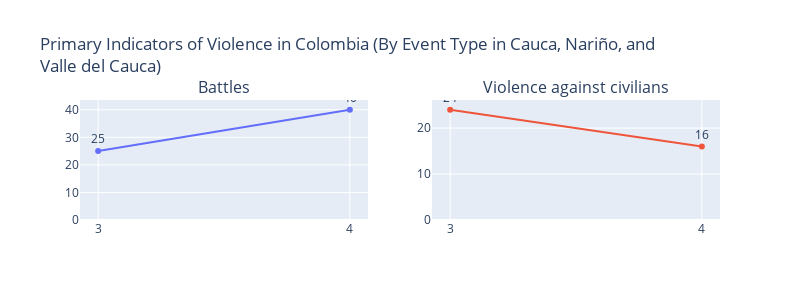

The code cell stored with this chart in its notebook:
### Code cell
event_types = col_departments_event['event_type'].unique()

n_cols = 2
n_rows = math.ceil(len(event_types) / n_cols)

fig = make_subplots(rows=n_rows, cols=n_cols, subplot_titles=event_types)

for i, tipo in enumerate(event_types):
    row = (i // n_cols) + 1  
    col = (i % n_cols) + 1  
    col_depart_filt = col_departments_event[col_departments_event['event_type'] == tipo]
    fig.add_trace(
        go.Scatter(
            x=col_depart_filt['month'], 
            y=col_depart_filt['events'], 
            mode='markers+lines+text',
            text=col_depart_filt['events'],
            textposition="top center",
        ),
        row=row, col=col
    )

for j in range(1, n_rows+1):
    for i in range(1, n_cols+1):
        fig.update_xaxes(row=j, col=i, dtick=1)

for j in range(1, n_rows+1):
    for i in range(1, n_cols+1):
        fig.update_yaxes(row=j, col=i, rangemode='tozero')

fig.update_layout(
    height=300 * n_rows,
    width=800, 
    title_text="Primary Indicators of Violence in Colombia (By Event Type in Cauca, Nariño, and<br>Valle del Cauca)",
    showlegend=False
)
fig.show()

### Figure 1 — Plotly figure (JSON) as saved in the notebook; plotly's stock layout.template omitted (floating-point values rounded to 4 significant figures)
{"data": [{"mode": "markers+lines+text", "text": [25, 40], "textposition": "top center", "type": "scatter", "x": [3, 4], "xaxis": "x", "y": [25, 40], "yaxis": "y"}, {"mode": "markers+lines+text", "text": [24, 16], "textposition": "top center", "type": "scatter", "x": [3, 4], "xaxis": "x2", "y": [24, 16], "yaxis": "y2"}], "layout": {"annotations": [{"font": {"size": 16}, "showarrow": false, "text": "Battles", "x": 0.225, "xanchor": "center", "xref": "paper", "y": 1, "yanchor": "bottom", "yref": "paper"}, {"font": {"size": 16}, "showarrow": false, "text": "Violence against civilians", "x": 0.775, "xanchor": "center", "xref": "paper", "y": 1, "yanchor": "bottom", "yref": "paper"}], "height": 300, "showlegend": false, "title": {"text": "Primary Indicators of Violence in Colombia (By Event Type in Cauca, Nariño, and<br>Valle del Cauca)"}, "width": 800, "xaxis": {"anchor": "y", "domain": [0, 0.45], "dtick": 1}, "xaxis2": {"anchor": "y2", "domain": [0.55, 1], "dtick": 1}, "yaxis": {"anchor": "x", "domain": [0, 1], "rangemode": "tozero"}, "yaxis2": {"anchor": "x2", "domain": [0, 1], "rangemode": "tozero"}}}
